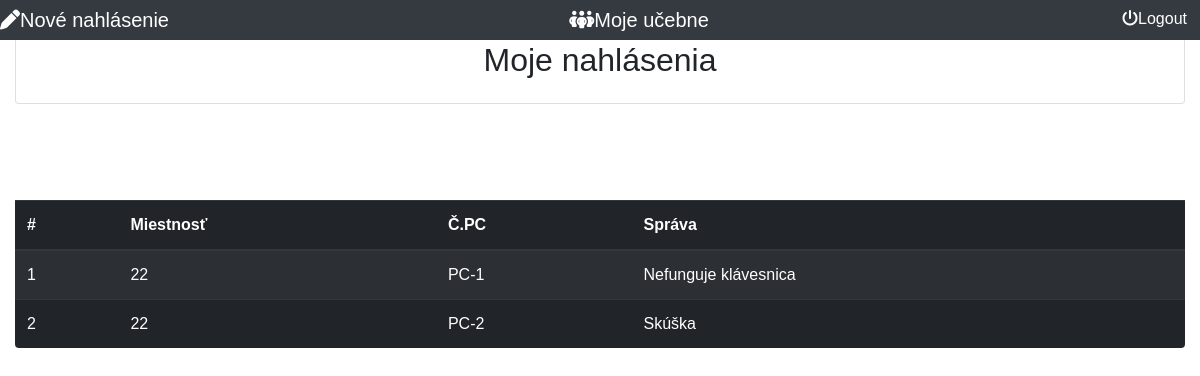
Screenshot of /frontend/reports.php (signed in) with the database file from the repository.
### tables this page shows
CREATE TABLE `reports` (
  `id` int(11) NOT NULL,
  `message` varchar(500) DEFAULT NULL,
  `classroom_id` int(11) DEFAULT NULL,
  `user_id` int(11) DEFAULT NULL,
  `pcnumber` varchar(30) DEFAULT NULL,
  `report_status` int(11) DEFAULT 1
);

CREATE TABLE `classrooms` (
  `id` int(11) NOT NULL,
  `number` int(11) DEFAULT NULL,
  `note` varchar(100) DEFAULT NULL
);

### frontend/reports.php (the view, shortened to what this page needs)
<?php
require '../config/config.php';
?>
<!DOCTYPE html>
<html>
  <head>
        <link rel="stylesheet" href="css.css">
        <link rel="stylesheet" href="https://cdn.jsdelivr.net/npm/bootstrap@4.0.0/dist/css/bootstrap.min.css">
  </head>
  <body class="container-fluid">
  <nav class="nav fixed-top navbar-dark bg-dark justify-content-between">
        <a class="navbar-brand mb-0 h1" href="reportform.php"><i class="fa-solid fa-pen"></i>Nové nahlásenie</a>
        <a class="navbar-brand mb-0 h1" href="classrooms.php"><i class="fa-solid fa-people-group"></i>Moje učebne</a>
        <a class="odhlasenie"href="../backend/logout.php"><button class="btn btn-dark" name="logout"><i class="fa-solid fa-power-off"></i>Logout</button></a>
   </nav>
   <div class="mt-4">
        <div class="card shadow p-3 mb-5 bg-body rounded">
            <div>
                <h2 class="text-center">Moje nahlásenia</h2>
            </div>
        </div>
        <div class="table-responsive">
        <table class="table table-dark table-striped table-hover mt-5 shadow p-3 mb-5 bg-body rounded">
            <thead class="thead-dark">
                <tr>
                    <th scope="col">#</th>
                    <th scope="col">Miestnosť</th>
                    <th scope="col">Č.PC</th>
                    <th scope="col">Správa</th>
                </tr>
            </thead>
            <tbody>
                <?php
                    $uid = $_SESSION['userid'];
                    $query = "SELECT classrooms.number, reports.pcnumber, reports.message FROM reports LEFT JOIN classrooms ON classrooms.id = reports.classroom_id WHERE reports.user_id = $uid";
                    $result = mysqli_query($conn, $query);
                    $cislo = 1;
                    if(mysqli_num_rows($result) > 0)
                    {
                        foreach($result as $data)
                        {
                            ?>
                            <tr>
                                <td><?= $cislo; ?></td>
                                <td><?= $data['number']; ?></td>
                                <td><?= $data['pcnumber']; ?></td>
                                <td><?= $data['message']; ?></td>
                            </tr>
                            <?php
                            $cislo = $cislo +1;
                        }
                    }
                    else
                    {
                        echo '<p class="alert alert-danger mt-1"> There are no reports in your database <p>';
                    }
                ?>
            </tbody>
        </table>
        </div>
    </div>
  </body>
</html>

### frontend/css.css (style rules this page uses)
* { margin: 0; padding: 0; box-sizing: border-box; outline: none; font-family: 'Titillium Web', sans-serif; }
.odhlasenie { color: white; text-decoration: none; }

### rows the page displays
reports: classroom.number "22", pcnumber "PC-1", message "Nefunguje klávesnica"
reports: classroom.number "22", pcnumber "PC-2", message "Skúška"
